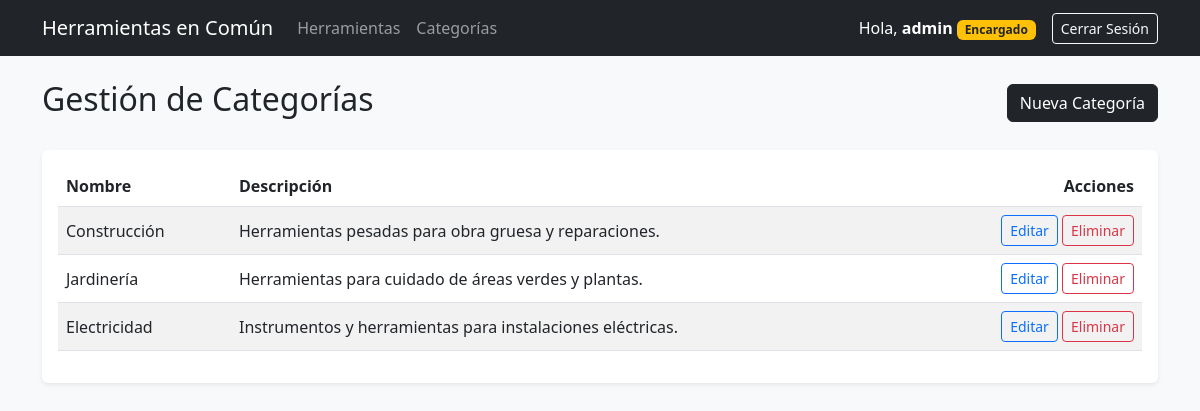
/categorias/ (signed in), run on the app's committed database.
### prestamos/models.py (models this page shows, shortened)
class Categoria(models.Model):
    nombre = models.CharField(max_length=100, unique=True)
    descripcion = models.TextField(blank=True, null=True)

### prestamos/views.py (the view)
# urls.py: path('categorias/', views.categoria_list, name='categoria_list'),
@login_required
@user_passes_test(es_encargado)
def categoria_list(request):
    categorias = Categoria.objects.all()
    return render(request, 'prestamos/categoria_list.html', {'categorias': categorias})

### prestamos/views.py (called while the page is built)
def es_encargado(user):
    return user.is_authenticated and user.is_staff

### prestamos/templates/prestamos/categoria_list.html (shortened to what this page needs)
{% extends 'prestamos/base.html' %}
{% block content %}
<div class="d-flex justify-content-between align-items-center mb-4">
    <h2>Gestión de Categorías</h2>
    <a href="{% url 'categoria_create' %}" class="btn btn-dark">Nueva Categoría</a>
</div>
<div class="table-responsive bg-white p-3 rounded shadow-sm">
    <table class="table table-striped align-middle">
        <thead>
            <tr>
                <th>Nombre</th>
                <th>Descripción</th>
                <th class="text-end">Acciones</th>
            </tr>
        </thead>
        <tbody>
            {% for cat in categorias %}
            <tr>
                <td>{{ cat.nombre }}</td>
                <td>{{ cat.descripcion }}</td>
                <td class="text-end">
                    <a href="{% url 'categoria_update' cat.id %}" class="btn btn-sm btn-outline-primary">Editar</a>
                    <a href="{% url 'categoria_delete' cat.id %}" class="btn btn-sm btn-outline-danger">Eliminar</a>
                </td>
            </tr>
            {% empty %}
            <tr><td colspan="3" class="text-center text-muted">No hay categorías registradas.</td></tr>
            {% endfor %}
        </tbody>
    </table>
</div>
{% endblock %}

### prestamos/templates/prestamos/base.html (shortened to what this page needs)
<!DOCTYPE html>
<html lang="es">
<head>
    <link href="https://cdn.jsdelivr.net/npm/bootstrap@5.3.0/dist/css/bootstrap.min.css" rel="stylesheet">
</head>
<body class="bg-light">
    <nav class="navbar navbar-expand-lg navbar-dark bg-dark mb-4">
        <div class="container">
            <a class="navbar-brand" href="{% url 'inicio' %}">Herramientas en Común</a>
            <div class="collapse navbar-collapse" id="navbarNav">
                {% if user.is_authenticated and user.is_staff %}
                    <ul class="navbar-nav me-auto">
                        <li class="nav-item">
                            <a class="nav-link" href="{% url 'herramienta_list' %}">Herramientas</a>
                        </li>
                        <li class="nav-item">
                            <a class="nav-link" href="{% url 'categoria_list' %}">Categorías</a>
                        </li>
                    </ul>
                {% endif %}
                <ul class="navbar-nav ms-auto align-items-center">
                    {% if user.is_authenticated %}
                        <li class="nav-item me-3 text-white">
                            Hola, <strong>{{ user.username }}</strong>
                            {% if user.is_staff %}<span class="badge bg-warning text-dark">Encargado</span>{% endif %}
                        </li>
                        <li class="nav-item">
                            <form action="{% url 'logout' %}" method="post" class="d-inline">
                                <button type="submit" class="btn btn-outline-light btn-sm">Cerrar Sesión</button>
                            </form>
                        </li>
                    {% else %}
                        <li class="nav-item">
                            <a class="btn btn-outline-light btn-sm" href="{% url 'login' %}">Iniciar Sesión</a>
                        </li>
                    {% endif %}
                </ul>
            </div>
        </div>
    </nav>
    <div class="container">
        {% block content %}
        {% endblock %}
    </div>
</body>
</html>

### data on the page
Categoria: nombre "Construcción", descripcion "Herramientas pesadas para obra gruesa y reparaciones."
Categoria: nombre "Jardinería", descripcion "Herramientas para cuidado de áreas verdes y plantas."
Categoria: nombre "Electricidad", descripcion "Instrumentos y herramientas para instalaciones eléctricas."

### other printed values
{{ user.username }} "admin"
